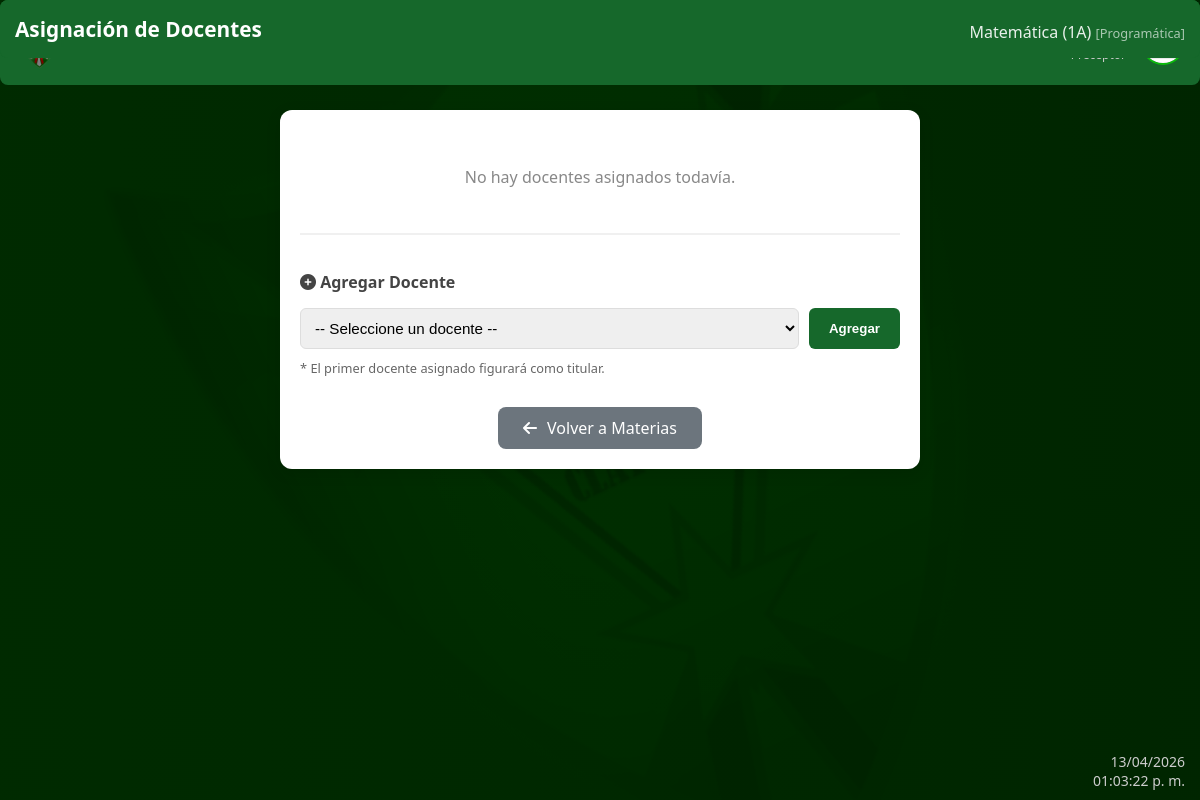
/docente_materia.php?id_cm=101 (signed in), run on the app's committed database.
### tables this page shows
CREATE TABLE `cursos` (
  `id_curso` int(11) NOT NULL,
  `nombre_curso` varchar(10) NOT NULL,
  `id_preceptor` int(11) DEFAULT NULL,
  `asiento_fijo` tinyint(1) DEFAULT '0'
);

CREATE TABLE `materias` (
  `id_materia` int(11) NOT NULL,
  `nombre_materia` varchar(100) NOT NULL,
  `tipo` enum('Programática','Extraprogramática') NOT NULL DEFAULT 'Programática' COMMENT 'Indica si la materia es Programática o Extraprogramática'
);

### docente_materia.php (the view, shortened to what this page needs)
<?php
require_once "conexion.php";
$id_cm = isset($_GET['id_cm']) ? intval($_GET['id_cm']) : 0;
$info = $conexion->query("
    SELECT c.nombre_curso, m.nombre_materia, m.tipo
    FROM curso_materia cm
    INNER JOIN cursos c ON cm.id_curso = c.id_curso
    INNER JOIN materias m ON cm.id_materia = m.id_materia
    WHERE cm.id_curso_materia = $id_cm
")->fetch_assoc();
$asignados = $conexion->query("
    SELECT d.id_docente, u.nombre, u.apellido
    FROM docente_materia dm
    INNER JOIN docentes d ON dm.id_docente = d.id_docente
    INNER JOIN usuarios u ON d.id_usuario = u.id_usuario
    WHERE dm.id_curso_materia = $id_cm
    ORDER BY dm.id_docente_materia ASC
")->fetch_all(MYSQLI_ASSOC);
?>
<!DOCTYPE html>
<html lang="es">
<head>
    <link rel="stylesheet" href="https://cdnjs.cloudflare.com/ajax/libs/font-awesome/6.5.0/css/all.min.css">
    <link rel="stylesheet" href="estilos.css">
</head>
<body>
    <?php include "navbar.php"; ?>
    <div class="container" style="color: #000;">
        <div class="header">
            <h2>Asignación de Docentes</h2>
            <p><?php echo htmlspecialchars($info['nombre_materia']); ?> (<?php echo htmlspecialchars($info['nombre_curso']); ?>) <span style="font-size: 0.8rem; opacity: 0.7;">[<?php echo htmlspecialchars($info['tipo'] ?: 'Programática'); ?>]</span></p>
        </div>
        <div id="lista-docentes">
            <?php if (empty($asignados)): ?>
                <p style="text-align:center; color:#888; padding:20px;">No hay docentes asignados todavía.</p>
            <?php endif; ?>
        </div>
        <div class="add-section">
            <h3><i class="fa fa-plus-circle"></i> Agregar Docente</h3>
            <div class="select-group">
                <select id="select-docente">
                    <option value="">-- Seleccione un docente --</option>
                </select>
                <button class="btn-add" onclick="agregarDocente()">Agregar</button>
            </div>
            <p style="font-size:0.8rem; color:#666; margin-top:10px;">* El primer docente asignado figurará como titular.</p>
        </div>
        <div class="footer-actions">
            <a href="materias.php" class="btn-back"><i class="fa fa-arrow-left"></i> Volver a Materias</a>
        </div>
    </div>
</body>
</html>

### estilos.css (style rules this page uses)
body { font-family:Segoe UI,Tahoma,sans-serif; margin:0; padding-top:80px; background:linear-gradient(to right,lab(10% -52.37 35.81),lab(10% -32.37 35.81)); color:#ffffff; }
.header { display:flex; justify-content:space-between; align-items:center; padding:10px 20px; background:linear-gradient(to bottom, rgba(0,0,0,0.8) 20%, rgba(255,255,255,0) 100%); backdrop-filter: blur(5px); -webkit-backdrop-filter: blur(5px); position:fixed; top:0; left:0; right:0; z-index:1000; }
a { text-decoration:none;color:inherit; }
body::before { content: ""; position: fixed; inset: 0; background: url("fotos/logo.png") no-repeat center center; background-size: contain; opacity: 0.12; transform: rotate(-25deg) scale(1.4); transform-origin: center; z-index: -1; mix-blend-mode: overlay; pointer-events: none; margin-left:120px; margin-top:80px; }

### docente_materia.php (style rules this page uses)
.container { max-width: 600px; margin: 30px auto; padding: 20px; background: #fff; border-radius: 12px; box-shadow: 0 4px 15px rgba(0,0,0,0.1); }
.header { background: #16682b; color: #fff; padding: 15px; border-radius: 8px; margin-bottom: 20px; text-align: center; }
.header h2 { margin: 0; font-size: 1.3rem; }
.header p { margin: 5px 0 0; opacity: 0.9; }
.add-section { margin-top: 25px; padding-top: 20px; border-top: 2px solid #f0f0f0; }
.add-section h3 { font-size: 1rem; margin-bottom: 15px; color: #444; }
.select-group { display: flex; gap: 10px; }
select { flex: 1; padding: 10px; border-radius: 6px; border: 1px solid #ddd; font-size: 0.95rem; }
.btn-add { background: #16682b; color: #fff; padding: 0 20px; border-radius: 6px; border: none; cursor: pointer; font-weight: bold; }
.footer-actions { margin-top: 30px; display: flex; justify-content: center; }
.btn-back { background: #6c757d; color: #fff; padding: 10px 25px; border-radius: 8px; text-decoration: none; display: inline-flex; align-items: center; gap: 10px; }

### data on the page
cursos: materias.nombre_materia "Matemática", nombre_curso "1A", materias.tipo "Programática"
